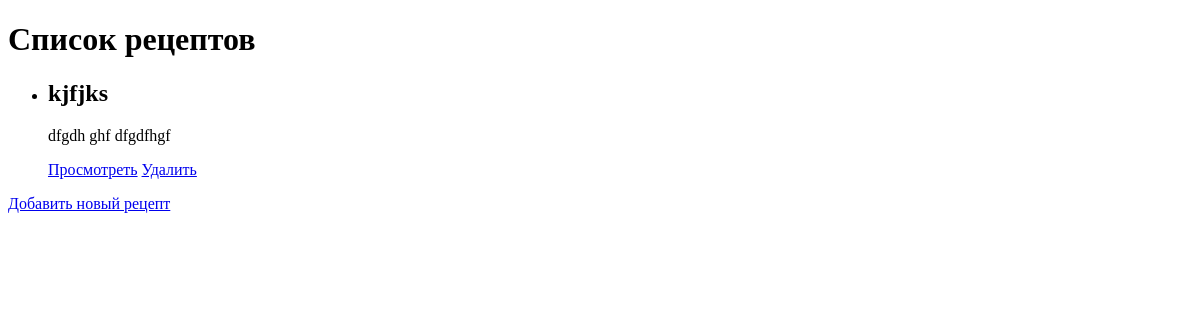
/recipe_list/, run on an earlier commit of the app's database.
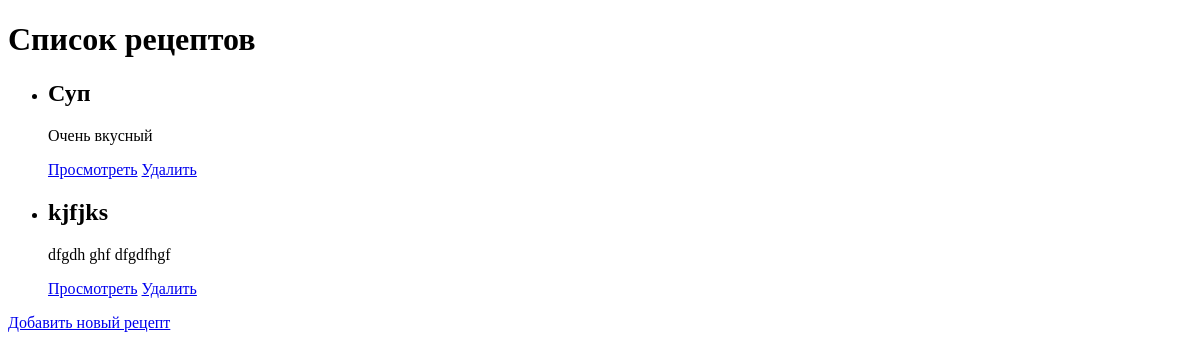
And on a later commit of the database.
### recipes/models.py (models this page shows, shortened)
class Recipe(models.Model):
    title = models.CharField(max_length=500)
    description = models.TextField()

### recipes/views.py (the view)
# urls.py: path('recipe_list/', views.RecipeListView.as_view(), name='recipe_list'),
class RecipeListView(generic.ListView):
    model = models.Recipe
    template_name = 'recipes/recipe_list.html'
    context_object_name = 'recipes'
    def get_queryset(self):
        return models.Recipe.objects.all().order_by('-id')

### templates/recipes/recipe_list.html (shortened to what this page needs)
<!DOCTYPE html>
<html lang="ru">
<head>
</head>
<body>
<h1>Список рецептов</h1>
    <ul>
        {% for i in recipes %}
            <li>
                <h2>{{ i.title }}</h2>
                <p>{{ i.description }}</p>
                <a href="{% url 'recipe_detail' i.pk %}">Просмотреть</a>
                <a href="{% url 'delete_recipe' i.id %}">Удалить</a>
            </li>
        {% endfor %}
    </ul>
<a href="{% url 'create_recipe' %}">Добавить новый рецепт</a>
</body>
</html>

What changed in the data, as far as the page shows it:
added Recipe: title "Суп", description "Очень вкусный"
